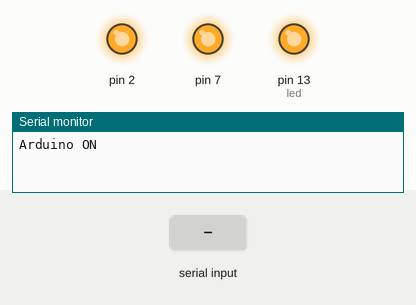
Bench run of a sketch on a simulated Arduino Uno, built with avr-gcc and run on an emulated ATmega328P. Parts: output pins drawn as LEDs (lit = HIGH), the last lines printed to the serial monitor. The inputs (shaded band) are chosen by the test bench.

Above: at 1.2 s.
1.3 s: "1" received over Serial
At 3.1 s:
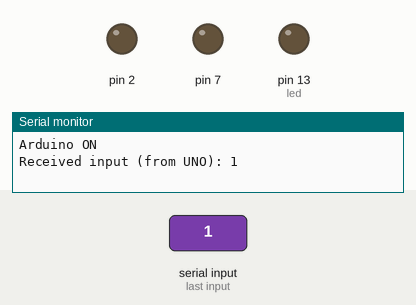
3.8 s: "0" received over Serial
At 6.0 s:
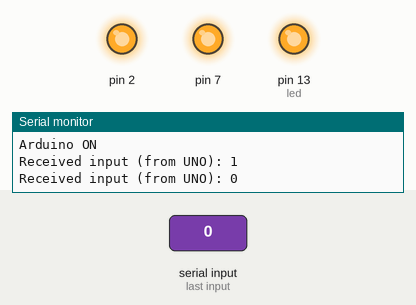
6.3 s: "2" received over Serial
At 8.0 s:
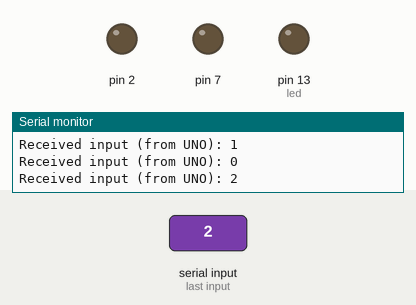
Timing chart, 0 to 9.5 s (numbered marks = the images above; inputs shaded):
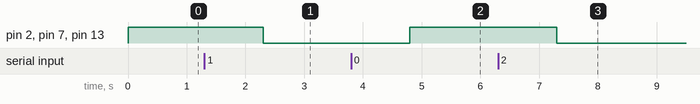

Measured:
- after the input at 1.3 s, pin 2, pin 7, pin 13 (led): HIGH → LOW after 1.0 s
- after the input at 3.8 s, pin 2, pin 7, pin 13 (led): LOW → HIGH after 1.0 s
- after the input at 6.3 s, pin 2, pin 7, pin 13 (led): HIGH → LOW after 1.0 s

The sketch:

ard.ino
```cpp
void blink(int led = LED_BUILTIN, int time = 200)
{
  digitalWrite(led, HIGH);
  delay(time);
  digitalWrite(led, LOW);
  delay(time);
}

void blinkTogether(int *leds, int numberof, int time = 200)
{
  for (int i = 0; i < numberof; i++)
  {
    digitalWrite(leds[i], HIGH);
  }
  delay(time);

  for (int i = 0; i < numberof; i++)
  {
    digitalWrite(leds[i], LOW);
  }
  delay(time);
}

void blinkInOrder(int *leds, int numberof, int time = 200)
{
  for (int i = 0; i < numberof; i++)
  {
    digitalWrite(leds[i], HIGH);
    delay(time);
    digitalWrite(leds[i], LOW);
    delay(time);
  }
}

void blinkAlternates(int *leds, int numberof, int time = 200)
{
  for (int i = 0; i < numberof; i++)
    digitalWrite(leds[i], i % 2 == 0 ? HIGH : LOW);
  delay(time);

  for (int i = 0; i < numberof; i++)
    digitalWrite(leds[i], i % 2 == 0 ? LOW : HIGH);
  delay(time);
}

bool isON = true;
int count = 0;

void setup()
{
  pinMode(2, OUTPUT);
  pinMode(7, OUTPUT);
  pinMode(LED_BUILTIN, OUTPUT);
  Serial.begin(9600);
  Serial.println("Arduino ON");

  digitalWrite(LED_BUILTIN, isON ? HIGH : LOW);
  digitalWrite(2, isON ? HIGH : LOW);digitalWrite(LED_BUILTIN, isON ? HIGH : LOW);
  digitalWrite(7, isON ? HIGH : LOW);
}

// the loop function runs over and over again forever
void loop()
{
  //  blink(LED_BUILTIN);

  // int leds[] = {2, LED_BUILTIN, 7};

  // blinkAlternates(leds, 3, 200);
  // printf("%i", count);
  // Serial.println(count++);
  // delay(500);
  // blinkInOrder(leds, 3, 200);
  // blinkTogether(leds, 3, 200);

  if (Serial.available())
  {
    String input = Serial.readString();
    if (input.length())
    {
      Serial.print("Received input (from UNO): ");
      Serial.println(input);
      isON = !isON;
      digitalWrite(LED_BUILTIN, isON ? HIGH : LOW);
      digitalWrite(2, isON ? HIGH : LOW);
      digitalWrite(7, isON ? HIGH : LOW);
    }
  }
}
```
